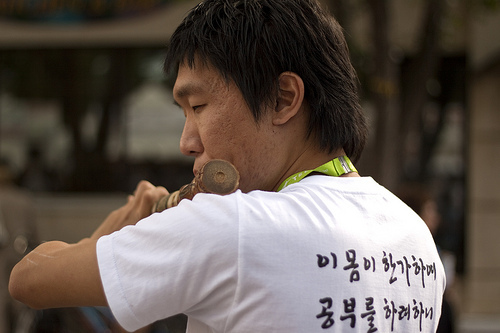
#> input picture techniques/fooling_network_interpretation/examples/ILSVRC2012_val_00003784.JPEG, 500 x 333 px, given in place of ILSVRC2012_val_00045585.JPEG, which was not available
$ python saliency_base_eval.py
#> lines starting #> are read from the running program, lines starting #| are printed output that depends on the picture
import cv2
from techniques.saliency import gen_grounding
from techniques.saliency_eval import *

import csv
from datetime import datetime
import argparse
import sys

def write_to_csv(filename, row):
    with open(filename, 'a+') as csvFile:
                    writer = csv.writer(csvFile)
                    writer.writerow(row)

paths = ['data/ILSVRC2012_img_val/ILSVRC2012_val_00045585.JPEG',
       'data/ILSVRC2012_img_val/ILSVRC2012_val_00023715.JPEG',
       'data/ILSVRC2012_img_val/ILSVRC2012_val_00018985.JPEG',
       'data/ILSVRC2012_img_val/ILSVRC2012_val_00001937.JPEG',
       'data/ILSVRC2012_img_val/ILSVRC2012_val_00011713.JPEG',
       'data/ILSVRC2012_img_val/ILSVRC2012_val_00017107.JPEG',
       'data/ILSVRC2012_img_val/ILSVRC2012_val_00000615.JPEG',
       'data/ILSVRC2012_img_val/ILSVRC2012_val_00013741.JPEG',
       'data/ILSVRC2012_img_val/ILSVRC2012_val_00022759.JPEG',
       'data/ILSVRC2012_img_val/ILSVRC2012_val_00032660.JPEG',
       'data/ILSVRC2012_img_val/ILSVRC2012_val_00028416.JPEG',
       'data/ILSVRC2012_img_val/ILSVRC2012_val_00028247.JPEG',
       'data/ILSVRC2012_img_val/ILSVRC2012_val_00016273.JPEG',
       'data/ILSVRC2012_img_val/ILSVRC2012_val_00044429.JPEG',
       'data/ILSVRC2012_img_val/ILSVRC2012_val_00036091.JPEG',
       'data/ILSVRC2012_img_val/ILSVRC2012_val_00018439.JPEG',
       'data/ILSVRC2012_img_val/ILSVRC2012_val_00033769.JPEG',
       'data/ILSVRC2012_img_val/ILSVRC2012_val_00031754.JPEG',
       'data/ILSVRC2012_img_val/ILSVRC2012_val_00030846.JPEG',
       'data/ILSVRC2012_img_val/ILSVRC2012_val_00006427.JPEG',
       'data/ILSVRC2012_img_val/ILSVRC2012_val_00020737.JPEG',
       'data/ILSVRC2012_img_val/ILSVRC2012_val_00037884.JPEG',
       'data/ILSVRC2012_img_val/ILSVRC2012_val_00035686.JPEG',
       'data/ILSVRC2012_img_val/ILSVRC2012_val_00008593.JPEG',
       'data/ILSVRC2012_img_val/ILSVRC2012_val_00019285.JPEG',
       'data/ILSVRC2012_img_val/ILSVRC2012_val_00000480.JPEG',
       'data/ILSVRC2012_img_val/ILSVRC2012_val_00013241.JPEG',
       'data/ILSVRC2012_img_val/ILSVRC2012_val_00042375.JPEG',
       'data/ILSVRC2012_img_val/ILSVRC2012_val_00005774.JPEG',
       'data/ILSVRC2012_img_val/ILSVRC2012_val_00020740.JPEG',
       'data/ILSVRC2012_img_val/ILSVRC2012_val_00030558.JPEG',
       'data/ILSVRC2012_img_val/ILSVRC2012_val_00031739.JPEG',
       'data/ILSVRC2012_img_val/ILSVRC2012_val_00007584.JPEG',
       'data/ILSVRC2012_img_val/ILSVRC2012_val_00023493.JPEG']


if __name__== "__main__":

    parser = argparse.ArgumentParser(description='Process some integers.')
    parser.add_argument("--sample-size",
                        default=100,
                        type=int,
                        help="Number of images to test.")
    parser.add_argument("--thresholds",
                        default=1,
                        type=list,
                        help="Thresholds to test.")
    parser.add_argument("--result-path",
                        default="results/",
                        type=list,
                        nargs='+',
                        help="Location of results file")
    parser.add_argument("--techniques",
                        default=['gcam', 'lime'],
                        type=list,
                        nargs='+',
                        help="Techniques to test")
    parser.add_argument("--models",
                        default=['resnet18', 'vgg19'],
                        type=list,
                        nargs='+',
                        help="Models to test")
    args = parser.parse_args(sys.argv[1:])

    filename = 'results/saliency-eval-%s.csv'%datetime.now().strftime('%Y-%m-%d-%H-%M')
    write_to_csv(filename, ['path', 'method', 'model', 'correlation coefficient', 'kale divergence'])

    data_iter = iter(paths)
    print("Number of test images: {0}".format(len(paths)))

    for i in range(args.sample_size):
        path = next(data_iter)
        val_img = cv2.imread(path)
#> val_img is the input picture: shape (333, 500, 3); mean B, G, R 81, 88.3, 98.6
        val_img = cv2.resize(val_img, (224, 224))
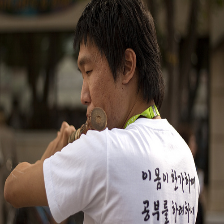
#> val_img: shape (224, 224, 3); mean B, G, R 80.9, 88.2, 98.5

        masks_vgg19 = {}
        masks_resnet18 = {}
        techniques = ['backprop', 'guided backprop', 'vanilla gradient', 'integrated gradients']

        # generate resnet18 explanations (not including eb)
#> (the run stopped early here; a loop or call above may not have finished)

$ run again, on techniques/fooling_network_interpretation/examples/ILSVRC2012_val_00008855.JPEG
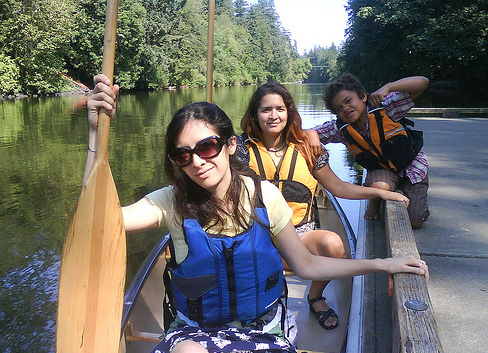
#> input picture techniques/fooling_network_interpretation/examples/ILSVRC2012_val_00008855.JPEG, 488 x 353 px, given in place of ILSVRC2012_val_00045585.JPEG, which was not available
#> val_img is the input picture: shape (353, 488, 3); mean B, G, R 101.4, 107.8, 108.4
#> `val_img = cv2.resize(val_img, (224, 224))`:
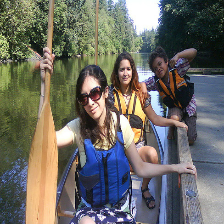
#> val_img: shape (224, 224, 3); mean B, G, R 101.3, 107.6, 108.3
